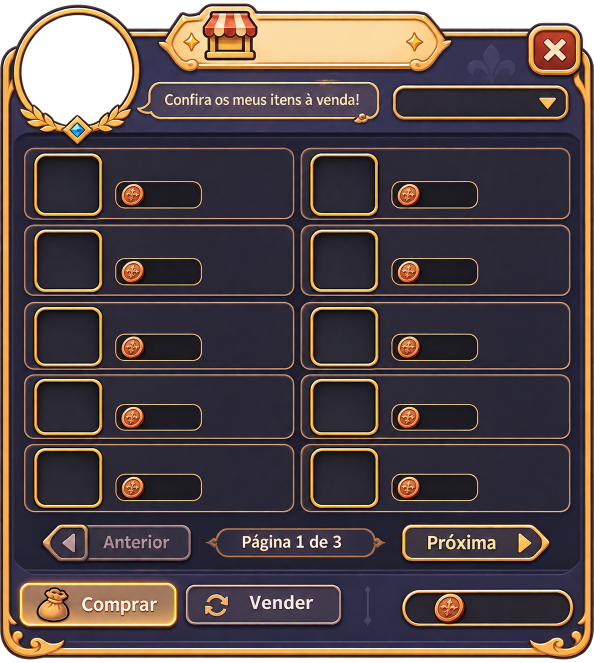
#> input picture assets-src/ui/shop-frame.png, 1187 x 1326 px (shown at 1/2 size)
$ python make-shop-frame.py
#> lines starting #> are read from the running program, lines starting #| are printed output that depends on the picture
#!/usr/bin/env python3
"""Moldura da janela da loja (v0.93.57): assets-src/ui/shop-frame.png → src/assets/ui-shop.png.

Apaga da arte os textos que mudam no jogo ("Confira os meus itens à venda!" e "Página 1 de 3": o jogo escreve os dele em cima) preenchendo
cada retângulo com um degradê vertical entre as bordas de cima e de baixo. O resto (Anterior, Próxima, Comprar, Vender, moldura, espaços e
preços vazios) fica como veio. Depois: python3 scripts/optimize-assets.py.
"""
from pathlib import Path

from PIL import Image

ROOT = Path(__file__).resolve().parent.parent
SRC = ROOT / 'assets-src' / 'ui' / 'shop-frame.png'
OUT = ROOT / 'src' / 'assets' / 'ui-shop.png'

# (x0, y0, x1, y1) em pixels da arte (1187 × 1326), fim exclusivo: só o miolo do texto. As cores vêm de faixas de 4 px logo acima
# e logo abaixo, ainda dentro do balão/da pílula (nunca da borda dourada), tiradas pela média da largura toda (sem listras).
ERASE = [
    (326, 183, 724, 219),    # balão de fala
    (466, 1066, 704, 1104),  # "Página 1 de 3"
]
GAP = 2
STRIP = 4


def main():
    im = Image.open(SRC).convert('RGBA')
#> im is the input picture: PIL image 1187x1326 RGBA; mean R, G, B, A 73.4, 59.1, 59.2, 237.2
    px = im.load()

    def mean(x0, x1, y0, y1):
        cells = [px[x, y] for x in range(x0, x1) for y in range(y0, y1)]
        return tuple(sum(c[i] for c in cells) / len(cells) for i in range(4))

    for x0, y0, x1, y1 in ERASE:
        ct = mean(x0, x1, y0 - GAP - STRIP, y0 - GAP)
        cb = mean(x0, x1, y1 + GAP, y1 + GAP + STRIP)
        for y in range(y0, y1):
            t = (y - y0) / max(1, y1 - y0 - 1)
            c = tuple(round(ct[i] + (cb[i] - ct[i]) * t) for i in range(4))
            for x in range(x0, x1):
                px[x, y] = c
#> this loop made 2 passes
#> (ct, cb) on passes 1 to 2: ((80.45, 67.9, 88.96, 253), (77.27, 66.72, 88.78, 252.7)), ((53.09, 47.14, 64.92, 253), (52.8, 47, 64.78, 253))
    im.save(OUT, optimize=True)
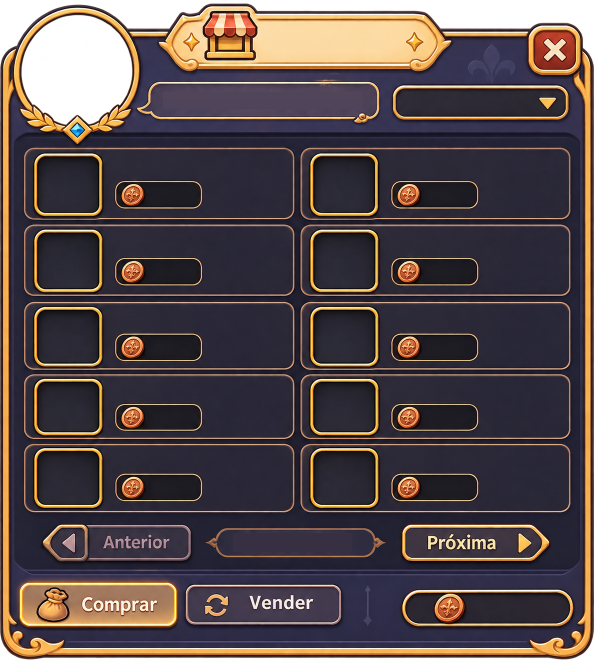
#> saved as ui-shop.png: PIL image 1187x1326 RGBA (shown at 1/2 size); mean R, G, B, A 72.9, 58.6, 58.9, 237.2; transparent parts drawn white
    print(f'ui-shop.png: {im.size}')
#| ui-shop.png: (1187, 1326)


if __name__ == '__main__':
    main()
